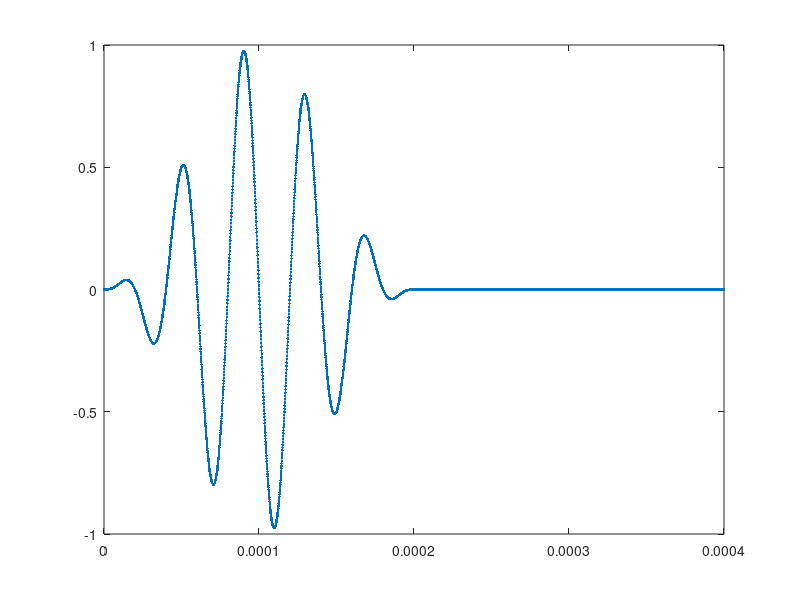

Write the MATLAB code that produced this figure. (Note: this script raises an error after producing the figure.)
clear all; %#ok
close all;

%% problem definition
name = 'dynamicBar1D (Newmark Integration Method)';

% static parameters
E = 70e9;
A = 0.01;
L = 1.0;

% dynamic parameters
rho = 2700;              % mass density
alpha = 0.0;            % damping coefficient
kappa = rho * alpha;

soundSpeed = sqrt(E/rho);

tStart = 0;
tStop = 0.001;
nTimeSteps = 10000;
deltaT = (tStop-tStart)/nTimeSteps;

% force
Fhat = 0.5;
f = 25000;
omega = 2*pi*f;
n = 5;
fExt = @(t) (t<n/f).*sin(omega*t).*sin(omega*t/2/n).^2;

figure(2)
t = 0:deltaT:2*n/f;
plot(t,fExt(t),'.-');
drawnow
figure(2)


% numerial parameters
p = 1;
N = 1000;

problem = poCreateDynamicBarProblem(E, A, rho, kappa, L, p, N, @(x) 0, tStart, tStop, nTimeSteps);
problem.dynamics.timeIntegration = 'Newmark Integration';

% initialize dynamic problemb 
problem = poInitializeDynamicProblem(problem);
problem.name = name;

%% dynamic analysis
displacementAtLastNode = zeros(problem.dynamics.nTimeSteps, 1);
displacementAtMiddleNode1 = zeros(problem.dynamics.nTimeSteps, 1);
displacementAtMiddleNode2 = zeros(problem.dynamics.nTimeSteps, 1);

% create system matrices
[ allMe, allDe, allKe, allFe, allLe ] = goCreateDynamicElementMatrices( problem );

% assemble
M = goAssembleMatrix(allMe, allLe);
D = goAssembleMatrix(allDe, allLe);
K = goAssembleMatrix(allKe, allLe);
F = goAssembleVector(allFe, allLe);

% set initial displacement and velocity
[ nTotalDof ] = goNumberOfDof(problem);
U0Dynamic = zeros(nTotalDof, 1);
V0Dynamic = zeros(nTotalDof, 1);

% compute initial acceleration
[ A0Dynamic ] = goComputeInitialAcceleration(problem, M, D, K, F, U0Dynamic, V0Dynamic);

% initialize values
[ UDynamic, VDynamic, ADynamic ] = newmarkInitialize(problem, U0Dynamic, V0Dynamic, A0Dynamic);

% create effective system matrices
[ KEff ] = newmarkEffectiveSystemStiffnessMatrix(problem, M, D, K);

for timeStep = 1 : problem.dynamics.nTimeSteps
    
    disp(['Time step ', num2str(timeStep), '/', num2str(problem.dynamics.nTimeSteps)]);
    
    % extract necessary quantities from solution
    displacementAtLastNode(timeStep) = UDynamic(end);
    middle1 = round((size(problem.nodes,2)-1)/3) +1;
    middle2 = round((size(problem.nodes,2)-1)/3*2) +1;
    displacementAtMiddleNode1(timeStep) = UDynamic(middle1);
    displacementAtMiddleNode2(timeStep) = UDynamic(middle2);
    
    % calculate effective force vector
    [ FEff ] = newmarkEffectiveSystemForceVector(problem, M, D, K, F, UDynamic, VDynamic, ADynamic);
    
    time = problem.dynamics.tStart + timeStep * problem.dynamics.tStop / problem.dynamics.nTimeSteps;
    last = size(problem.nodes,2);
    FEff(last) = FEff(last) + fExt(time);
        
    % solve linear system of equations (UNewDynamic = KEff \ FEff)
    UNewDynamic = moSolveSparseSystem( KEff, FEff );
    
    % calculate velocities and accelerations
    [ VNewDynamic, ANewDynamic ] = newmarkVelocityAcceleration(problem, UNewDynamic, UDynamic, VDynamic, ADynamic);
    
    % update kinematic quantities
    [ UDynamic, VDynamic, ADynamic ] = newmarkUpdateKinematics(UNewDynamic, VNewDynamic, ANewDynamic);
    
end

% disassemble
[ allUe ] = goDisassembleVector( UNewDynamic, allLe );


%% post processing
timeVector = goGetTimeVector(problem);

% plotting necessary quantities over time
figure(1);
hold on;
plot(timeVector, displacementAtMiddleNode1, 'g--', 'LineWidth', 1.6);
plot(timeVector, displacementAtMiddleNode2, 'b--', 'LineWidth', 1.6);
plot(timeVector, displacementAtLastNode, 'r--', 'LineWidth', 1.6);

travelTime = 8*(1-problem.nodes(middle2))/soundSpeed;
plot(timeVector-travelTime, displacementAtMiddleNode2, 'b-.', 'LineWidth', 1.6);

legend(['x=',num2str(problem.nodes(middle1))],['x=',num2str(problem.nodes(middle2))],['x=',num2str(problem.nodes(end))]);

%F0 = 1;
%c = sqrt(E/rho);
%ref = @(x,t) F0*L/(E*A*omega/c*L*cos(omega/c*L))*sin(omega/c*x)*cos(omega*t);
%t = linspace(0,20,1000);
%plot(t,ref(L,t));

figure(1)
